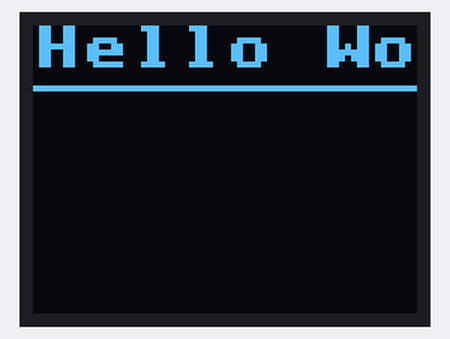
Recording of a program running on a simulated pyboard running MicroPython. On the bench: 64×48 one-colour display. Library files of the repository ran but are not shown: ssd1306.py. At 12.2 s the program stops and its outputs stay as they are.

Above: at 0.1 s.
At 1.1 s:
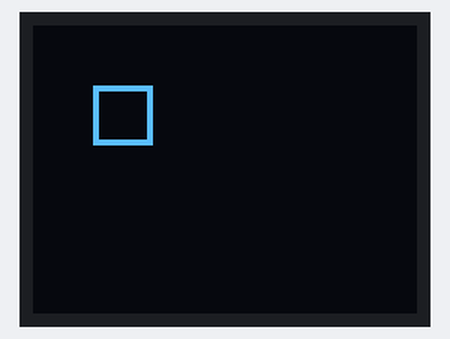
At 2.1 s:
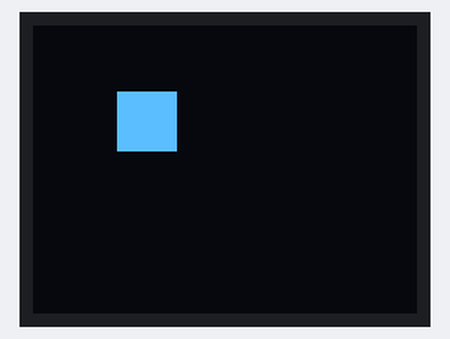
At 3.6 s:
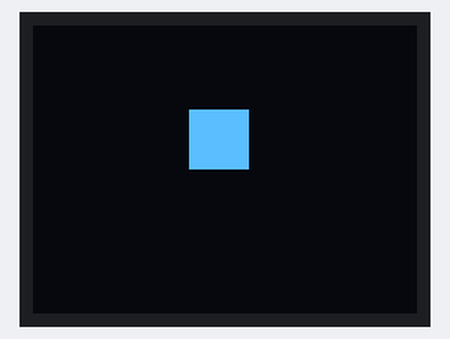
At 6.7 s:
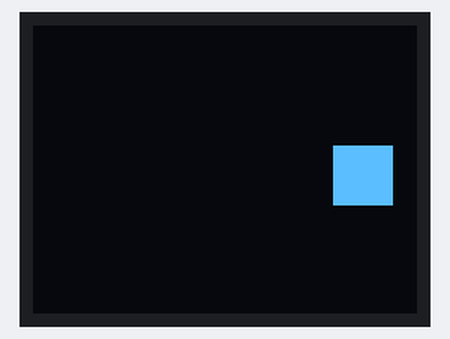
At 12.3 s:
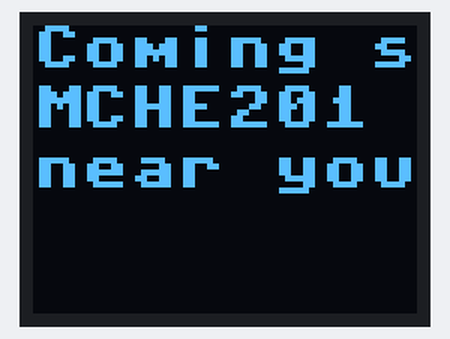

Measured:
- what the display in image 1 shows lasts 1.1 s, from 1.0 s to 2.1 s
- what the display in image 2 shows lasts 0.5 s, from 2.1 s to 2.6 s

The program:

main.py
```python
###############################################################################
# main.py
#
# Script to test the control of a SSD1306 OLED display from the MCHE201
# breakout board
#
#
# Created: 02/28/19
#   - Joshua Vaughan
#   - joshua.vaughan@louisiana.edu
#   - http://www.ucs.louisiana.edu/~jev9637
#
# Modified:
#   *
#
# TODO:
#   *
###############################################################################

import pyb  # import the pyboard module
import time # import the time module

import machine
import ssd1306

# Initialize communication with the motor driver
i2c = machine.I2C(scl=machine.Pin('Y9'), sda=machine.Pin('Y10'))

# Cheap one from Amazon - http://amzn.com/B076WXR8N9
# oled = ssd1306.SSD1306_I2C(128, 32, i2c, 0x3c)

# Qwiic OLED from Sparkfun - https://www.sparkfun.com/products/14532
oled = ssd1306.SSD1306_I2C(64, 48, i2c, 0x3d)

# Fill with black
oled.fill(0)

# Then add Hello World starting at pixel 0,0 (top left)
oled.text("Hello World", 0, 0)
# Add a 96 pixel long line white starting a pixel 0,10
oled.hline(0, 10, 96, 0xffff)

# Show that buffer
oled.show()

# Sleep 1s
time.sleep(1)

# Now, clear the buffer
oled.fill(0)

# create a 10x10 rectangle with corner at pixel 10,10
oled.rect(10,10,10,10,0xffff)

# Now, show it
oled.show()

time.sleep(1)

# Now, clear the buffer
oled.fill(0)

# create a 10x10 filled rectangle with corner at pixel 10,10
oled.fill_rect(10,10,10,10,0xffff)

# Now, show it
oled.show()

# An animate some motion around the OLED using the scroll method
for index in range(20):
    if index < 10:
        oled.scroll(4, 1)
    else:
        oled.scroll(4, -1)

    oled.show()
    time.sleep_ms(500)


# Fill with black
oled.fill(0)

# Then add some more text starting at at pixel 0,0 (top left)
# Each line is ~10 pixels high
oled.text("Coming soon to a", 0, 0)
oled.text("MCHE201 section", 0, 10)
oled.text("near you.", 0, 20)

oled.show()
```
